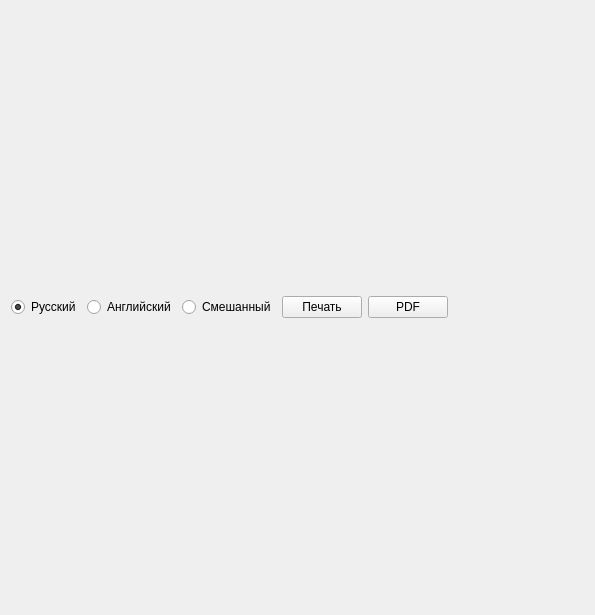
<?xml version="1.0" encoding="UTF-8"?>
<ui version="4.0">
 <class>Reader</class>
 <widget class="QWidget" name="Reader">
  <property name="geometry">
   <rect>
    <x>0</x>
    <y>0</y>
    <width>595</width>
    <height>615</height>
   </rect>
  </property>
  <property name="windowTitle">
   <string>Подписанный сертификат</string>
  </property>
  <layout class="QVBoxLayout" name="verticalLayout">
   <item>
    <layout class="QVBoxLayout" name="verticalLayoutView"/>
   </item>
   <item>
    <layout class="QHBoxLayout" name="horizontalLayout">
     <item>
      <widget class="QRadioButton" name="radioButtonRus">
       <property name="text">
        <string>Русский</string>
       </property>
       <property name="checked">
        <bool>true</bool>
       </property>
      </widget>
     </item>
     <item>
      <widget class="QRadioButton" name="radioButtonEng">
       <property name="text">
        <string>Английский</string>
       </property>
      </widget>
     </item>
     <item>
      <widget class="QRadioButton" name="radioButtonMix">
       <property name="text">
        <string>Смешанный</string>
       </property>
      </widget>
     </item>
     <item>
      <widget class="QPushButton" name="pushButtonPrint">
       <property name="text">
        <string>Печать</string>
       </property>
      </widget>
     </item>
     <item>
      <widget class="QPushButton" name="pushButtonPDF">
       <property name="text">
        <string>PDF</string>
       </property>
      </widget>
     </item>
     <item>
      <spacer name="horizontalSpacer">
       <property name="orientation">
        <enum>Qt::Horizontal</enum>
       </property>
       <property name="sizeHint" stdset="0">
        <size>
         <width>40</width>
         <height>20</height>
        </size>
       </property>
      </spacer>
     </item>
    </layout>
   </item>
  </layout>
 </widget>
 <resources/>
 <connections/>
</ui>
